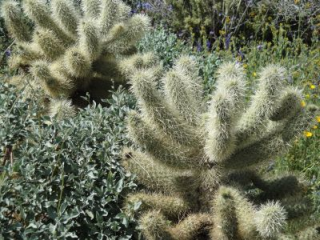
//> input picture cuda-transform-example/Cactus-320x240-pixel.ppm, 320 x 240 px, given in place of the camera
$ ./capture   (built with g++ and OpenCV 4)
//> lines starting //> are read from the running program, lines starting //| are printed output that depends on the picture
/*
 *
 *  Example by Sam Siewert
 *
 *  Updated 10/29/16 for OpenCV 3.1
 *
 */
#include <stdio.h>
#include <stdlib.h>
#include <iostream>

#include <opencv2/core/core.hpp>
#include <opencv2/highgui/highgui.hpp>
#include <opencv2/imgproc/imgproc.hpp>

using namespace cv;
using namespace std;

//#define HRES 640
//#define VRES 480


int main( int argc, char** argv )
{
    //cvNamedWindow("Capture Example", CV_WINDOW_AUTOSIZE);
    //CvCapture* capture = cvCreateCameraCapture(0);
    Mat mat_frame, mat_gray, mat_component[3], mat_zero, mat_composite;
    //IplImage* frame;
    VideoCapture vcap;

    //cvSetCaptureProperty(capture, CV_CAP_PROP_FRAME_WIDTH, HRES);
    //cvSetCaptureProperty(capture, CV_CAP_PROP_FRAME_HEIGHT, VRES);

    //open the video stream and make sure it's opened
    // "0" is the default video device which is normally the built-in webcam
    if(!vcap.open(0))
    {
        std::cout << "Error opening video stream or file" << std::endl;
        return -1;
    }
    else
    {
	   std::cout << "Opened default camera interface" << std::endl;
    }


    while(1)
    {
        //frame=cvQueryFrame(capture);
	if(!vcap.read(mat_frame)) {
		std::cout << "No frame" << std::endl;
		cv::waitKey();
	}
//> mat_frame is the input picture: 240 rows x 320 cols, CV_8UC3; mean B, G, R 90.3, 113.2, 108.5
        //if(!frame) break;

	cv::cvtColor(mat_frame, mat_gray, COLOR_BGR2GRAY);
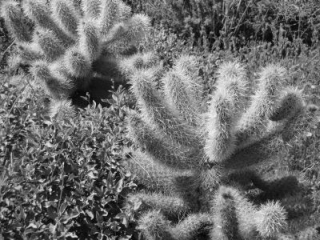
//> mat_gray: 240 rows x 320 cols, CV_8UC1; min 4, max 237, mean 109.2

	// splits into BGR
        split(mat_frame, mat_component);
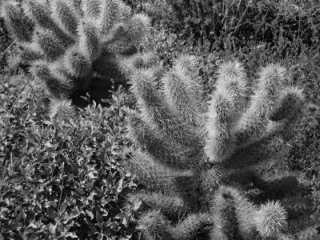
//> mat_component[0]: 240 rows x 320 cols, CV_8UC1; min 0, max 229, mean 90.3

        //cvShowImage("Capture Example", frame);
	cv::imshow("Color Example", mat_frame);
	cv::imshow("Gray Example", mat_gray);

	// gray B, G, and R channels balanced
	cv::imshow("Blue Gray Example", mat_component[0]);
	cv::imshow("Green Gray Example", mat_component[1]);
	cv::imshow("Red Gray Example", mat_component[2]);

        // B, G, R channels only, others zero
	mat_zero=Mat::zeros(Size(mat_frame.cols, mat_frame.rows), CV_8UC1);

        {
	    vector<Mat> channels;
            channels.push_back(mat_zero);
            channels.push_back(mat_zero);
            channels.push_back(mat_component[2]);
//> channels[0]: 240 rows x 320 cols, CV_8UC1; every value is 0
            merge(channels, mat_composite);
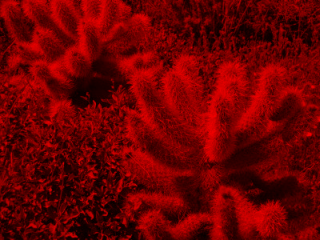
//> mat_composite: 240 rows x 320 cols, CV_8UC3; mean B, G, R 0, 0, 108.5
            imshow("Red Example", mat_composite);
        }

        {
	    vector<Mat> channels;
            channels.push_back(mat_zero);
            channels.push_back(mat_component[1]);
            channels.push_back(mat_zero);
            merge(channels, mat_composite);
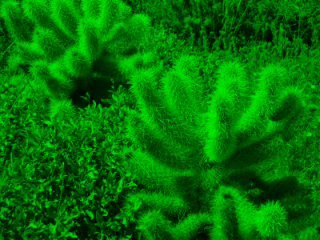
//> mat_composite: 240 rows x 320 cols, CV_8UC3; mean B, G, R 0, 113.2, 0
            imshow("Green Example", mat_composite);
        }

        {
	    vector<Mat> channels;
            channels.push_back(mat_component[0]);
            channels.push_back(mat_zero);
            channels.push_back(mat_zero);
            merge(channels, mat_composite);
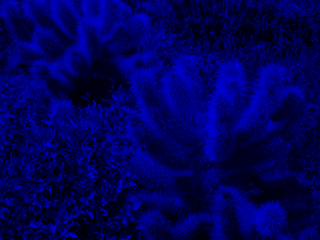
//> mat_composite: 240 rows x 320 cols, CV_8UC3; mean B, G, R 90.3, 0, 0
            imshow("Blue Example", mat_composite);
        }

        char c = waitKey(10);
//> the 'q' key is pressed
        if( c == 'q' ) break;
    }

    //cvReleaseCapture(&capture);
    //cvDestroyWindow("Capture Example");

};
